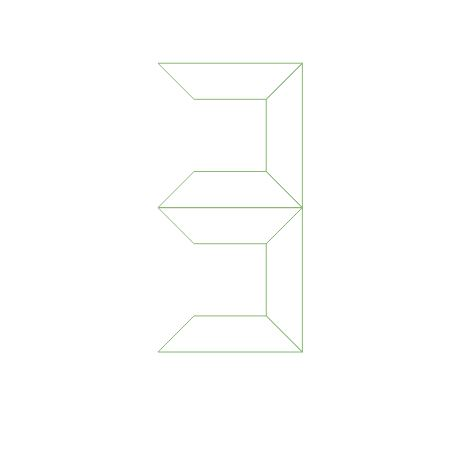

This figure's Python source:
import shapefile																#Untuk mengambil data modul pada shapefile
w=shapefile.Writer()															#Untuk memasang fungsi writer
w.shapeType																		#Untuk mengaktifkan type shape

w.field("Nama","C")																#Untuk membuat kolom dengan menggunakan type data char
w.field("Fungsi","C")

w.record("TraDatar","Penopang")													#Kolom yang dibuat akan diisikan Recordnya sesuai dengan kolom yang ada pada setiap ruang dengan nama yang unik dan lucu karena recordnya ada 6 maka bentuk koordinatnya jga ada 6
w.record("TraBalik","Pemberani")
w.record("TraBasi","Pembuang")
w.record("TraMiris","Pengecut")
w.record("TraPung","Pemancar")
w.record("TraFosil","Penutup")

w.poly(parts=[[[1,1],[2,2],[4,2],[5,1],[1,1]]],shapeType=shapefile.POLYLINE)	#Membuat koordinat berbentuk polygon seperti 6 buah trapesium membentuk angka 3 bangun ini saya nama kan TraDatar
w.poly(parts=[[[5,5],[4,4],[2,4],[1,5],[5,5]]],shapeType=shapefile.POLYLINE)	#TraBalik
w.poly(parts=[[[1,5],[2,6],[4,6],[5,5],[1,5]]],shapeType=shapefile.POLYLINE)	#TraBasi
w.poly(parts=[[[5,1],[4,2],[4,4],[5,5],[5,1]]],shapeType=shapefile.POLYLINE)	#TraMiris
w.poly(parts=[[[5,5],[4,6],[4,8],[5,9],[5,5]]],shapeType=shapefile.POLYLINE)	#TraPung
w.poly(parts=[[[5,9],[4,8],[2,8],[1,9],[5,9]]],shapeType=shapefile.POLYLINE)	#TraFosil

w.save("soal10")																#Untuk menyimpan file menjadi file shp dengan nama file soal10.shp